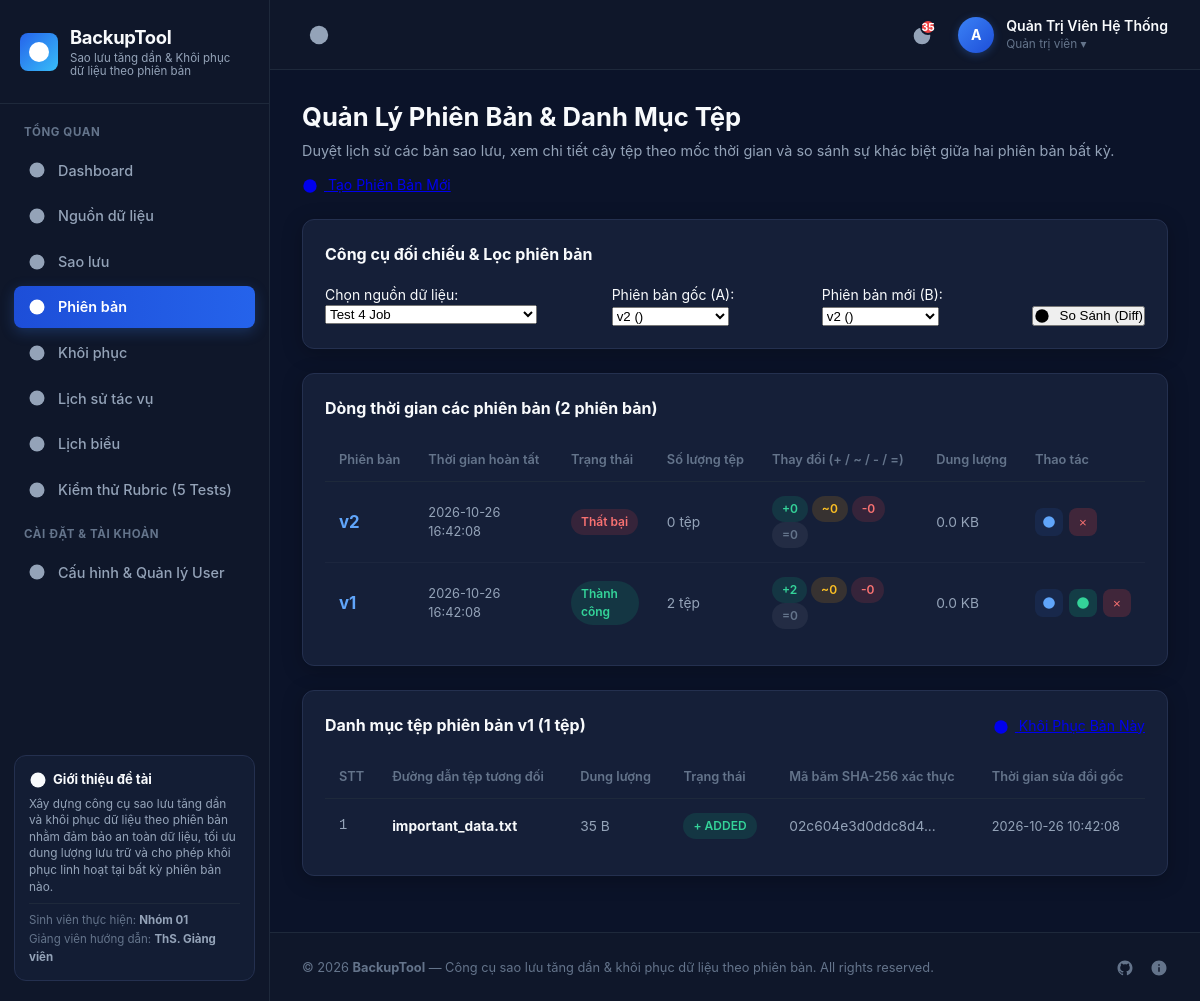
Page /versions.php?version_id=64 (signed in) on the committed database.
### tables this page shows
CREATE TABLE IF NOT EXISTS `users` (
    `id` INT AUTO_INCREMENT PRIMARY KEY,
    `username` VARCHAR(50) NOT NULL UNIQUE,
    `email` VARCHAR(150) NOT NULL UNIQUE,
    `password_hash` VARCHAR(255) NOT NULL,
    `full_name` VARCHAR(100) NOT NULL,
    `role` ENUM('ADMIN', 'OPERATOR', 'VIEWER') DEFAULT 'OPERATOR',
    `avatar` VARCHAR(255) NULL,
    `created_at` DATETIME DEFAULT CURRENT_TIMESTAMP,
    `last_login` DATETIME NULL,
    `status` ENUM('ACTIVE', 'SUSPENDED') DEFAULT 'ACTIVE',
    INDEX `idx_users_username` (`username`),
    INDEX `idx_users_email` (`email`)
);

CREATE TABLE IF NOT EXISTS `versions` (
    `id` INT AUTO_INCREMENT PRIMARY KEY,
    `job_id` INT NOT NULL,
    `version_number` INT UNSIGNED NOT NULL,
    `status` ENUM('IN_PROGRESS', 'COMPLETED', 'FAILED') DEFAULT 'IN_PROGRESS',
    `total_files` INT UNSIGNED DEFAULT 0,
    `total_bytes` BIGINT UNSIGNED DEFAULT 0,
    `added_count` INT UNSIGNED DEFAULT 0,
    `modified_count` INT UNSIGNED DEFAULT 0,
    `deleted_count` INT UNSIGNED DEFAULT 0,
    `unchanged_count` INT UNSIGNED DEFAULT 0,
    `started_at` DATETIME DEFAULT CURRENT_TIMESTAMP,
    `completed_at` DATETIME NULL,
    FOREIGN KEY (`job_id`) REFERENCES `backup_jobs`(`id`) ON DELETE CASCADE,
    INDEX `idx_versions_job_status` (`job_id`, `status`)
);

CREATE TABLE IF NOT EXISTS `entries` (
    `id` INT AUTO_INCREMENT PRIMARY KEY,
    `version_id` INT NOT NULL,
    `object_id` INT NULL,
    `relative_path` VARCHAR(500) NOT NULL,
    `file_size` BIGINT UNSIGNED DEFAULT 0,
    `file_mtime` VARCHAR(30) NULL,
    `change_type` ENUM('ADDED', 'MODIFIED', 'DELETED', 'UNCHANGED') NOT NULL,
    `verified_hash` CHAR(64) NULL,
    FOREIGN KEY (`version_id`) REFERENCES `versions`(`id`) ON DELETE CASCADE,
    FOREIGN KEY (`object_id`) REFERENCES `objects`(`id`) ON DELETE SET NULL,
    INDEX `idx_entries_version` (`version_id`),
    INDEX `idx_entries_path` (`relative_path`(191))
);

### versions.php (the view, shortened to what the rows shown need)
<?php
require_once __DIR__ . '/core/Icons.php';
require_once __DIR__ . '/core/Auth.php';
$pdo = Database::getConnection();
$jobsStmt = $pdo->query("SELECT * FROM `backup_jobs` ORDER BY id DESC");
$allJobs = $jobsStmt->fetchAll();
$jobId = (int)($_GET['job_id'] ?? ($allJobs[0]['id'] ?? 0));
$versionId = (int)($_GET['version_id'] ?? 0);
$versionsQuery = "SELECT v.*, j.name as job_name FROM `versions` v JOIN `backup_jobs` j ON v.job_id = j.id";
if ($jobId > 0) {
    $versionsQuery .= " WHERE v.job_id = {$jobId}";
}
$versionsQuery .= " ORDER BY v.version_number DESC";
$versions = $pdo->query($versionsQuery)->fetchAll();
$selectedVersion = null;
$entries = [];
if ($versionId > 0) {
    $stmtVer = $pdo->prepare("SELECT v.*, j.name as job_name FROM `versions` v JOIN `backup_jobs` j ON v.job_id = j.id WHERE v.id = ?");
    $stmtVer->execute([$versionId]);
    $selectedVersion = $stmtVer->fetch();
    $stmtEntries = $pdo->prepare("
        SELECT e.*, o.storage_path
        FROM `entries` e
        LEFT JOIN `objects` o ON e.object_id = o.id
        WHERE e.version_id = ?
        ORDER BY e.relative_path ASC
    ");
    $stmtEntries->execute([$versionId]);
    $entries = $stmtEntries->fetchAll();
}
require_once __DIR__ . '/views/header.php';
?>
<div style="margin-bottom: 24px; display: flex; align-items: center; justify-content: space-between; flex-wrap: wrap; gap: 12px;">
    <div>
        <h1 style="font-size: 1.6rem; font-weight: 700; color: var(--text-main);">
            Quản Lý Phiên Bản & Danh Mục Tệp
        </h1>
    </div>
</div>
<div class="dashboard-card" style="margin-bottom: 24px;">
    <div class="table-responsive">
        <table class="custom-table">
            <thead>
                <tr>
                    <th>Phiên bản</th>
                    <th>Thời gian hoàn tất</th>
                    <th>Trạng thái</th>
                    <th>Số lượng tệp</th>
                    <th>Thay đổi (+ / ~ / - / =)</th>
                    <th>Dung lượng</th>
                    <th>Thao tác</th>
                </tr>
            </thead>
            <tbody>
                <?php if (empty($versions)): ?>
                    <tr><td colspan="7" style="text-align: center; padding: 24px; color: var(--text-dim);">Chưa có phiên bản nào cho nguồn dữ liệu này.</td></tr>
                <?php else: ?>
                    <?php foreach ($versions as $v): ?>
                    <tr style="<?= ($v['id'] == $versionId) ? 'background-color: rgba(59, 130, 246, 0.1);' : '' ?>">
                        <td>
                            <strong style="color: #60a5fa; font-size: 1.05rem;">v<?= $v['version_number'] ?></strong>
                        </td>
                        <td style="font-size: 0.8rem;"><?= htmlspecialchars($v['completed_at'] ?? $v['started_at']) ?></td>
                        <td>
                            <?php if ($v['status'] === 'COMPLETED'): ?>
                                <span class="pill-badge success">Thành công</span>
                            <?php elseif ($v['status'] === 'IN_PROGRESS'): ?>
                                <span class="pill-badge warning">Đang chạy</span>
                            <?php else: ?>
                                <span class="pill-badge danger">Thất bại</span>
                            <?php endif; ?>
                        </td>
                        <td><?= number_format((int)$v['total_files']) ?> tệp</td>
                        <td>
                            <span class="pill-badge success">+<?= $v['added_count'] ?></span>
                            <span class="pill-badge warning">~<?= $v['modified_count'] ?></span>
                            <span class="pill-badge danger">-<?= $v['deleted_count'] ?></span>
                            <span class="pill-badge" style="background: rgba(255,255,255,0.06); color: var(--text-dim);">=<?= $v['unchanged_count'] ?></span>
                        </td>
                        <td><?= number_format((int)$v['total_bytes'] / 1024, 1) ?> KB</td>
                        <td>
                            <div class="action-btns">
                                <a href="versions.php?job_id=<?= $jobId ?>&version_id=<?= $v['id'] ?>" class="icon-action-btn" title="Xem danh mục tệp">
                                    <?= Icons::get('eye') ?>
                                </a>
                                <?php if ($v['status'] === 'COMPLETED'): ?>
                                <a href="restore.php?version_id=<?= $v['id'] ?>" class="icon-action-btn" title="Khôi phục phiên bản này" style="background-color: rgba(16, 185, 129, 0.2); color: #34d399;">
                                    <?= Icons::get('restore') ?>
                                </a>
                                <?php endif; ?>
                                <form action="versions.php?job_id=<?= $jobId ?>" method="POST" style="display: inline;" onsubmit="return confirm('Bạn có chắc chắn muốn xóa bản ghi phiên bản này?');">
                                    <button type="submit" class="icon-action-btn" title="Xóa phiên bản" style="background-color: rgba(239, 68, 68, 0.2); color: #f87171;">
                                        &times;
                                    </button>
                                </form>
                            </div>
                        </td>
                    </tr>
                    <?php endforeach; ?>
                <?php endif; ?>
            </tbody>
        </table>
    </div>
</div>
<?php if ($selectedVersion): ?>
<div class="dashboard-card">
    <div class="card-title-group">
        <div class="card-heading">
            Danh mục tệp phiên bản v<?= $selectedVersion['version_number'] ?> (<?= count($entries) ?> tệp)
        </div>
        <div>
            <a href="restore.php?version_id=<?= $selectedVersion['id'] ?>" class="btn btn-primary btn-sm">
                <?= Icons::get('restore') ?>
                <span>Khôi Phục Bản Này</span>
            </a>
        </div>
    </div>
    <div class="table-responsive">
        <table class="custom-table">
            <thead>
                <tr>
                    <th style="width: 50px;">STT</th>
                    <th>Đường dẫn tệp tương đối</th>
                    <th>Dung lượng</th>
                    <th>Trạng thái</th>
                    <th>Mã băm SHA-256 xác thực</th>
                    <th>Thời gian sửa đổi gốc</th>
                </tr>
            </thead>
            <tbody>
                <?php $idx = 1; foreach ($entries as $e): ?>
                <tr>
                    <td class="table-id"><?= $idx++ ?></td>
                    <td><strong style="color: var(--text-main);"><?= htmlspecialchars($e['relative_path']) ?></strong></td>
                    <td><?= number_format((int)$e['file_size']) ?> B</td>
                    <td>
                        <?php if ($e['change_type'] === 'ADDED'): ?>
                            <span class="pill-badge success">+ ADDED</span>
                        <?php elseif ($e['change_type'] === 'MODIFIED'): ?>
                            <span class="pill-badge warning">~ MODIFIED</span>
                        <?php elseif ($e['change_type'] === 'DELETED'): ?>
                            <span class="pill-badge danger">- DELETED</span>
                        <?php else: ?>
                            <span class="pill-badge" style="background: rgba(255,255,255,0.06); color: var(--text-dim);">= UNCHANGED</span>
                        <?php endif; ?>
                    </td>
                    <td>
                        <?php if ($e['verified_hash']): ?>
                            <span class="code-pill" title="<?= htmlspecialchars($e['verified_hash']) ?>"><?= substr($e['verified_hash'], 0, 16) ?>...</span>
                        <?php else: ?>
                            <span style="color: var(--text-dim);">(Không có)</span>
                        <?php endif; ?>
                    </td>
                    <td style="font-size: 0.8rem;"><?= htmlspecialchars($e['file_mtime'] ?? '') ?></td>
                </tr>
                <?php endforeach; ?>
            </tbody>
        </table>
    </div>
</div>
<?php endif; ?>
<?php require_once __DIR__ . '/views/footer.php'; ?>

### views/header.php (shortened to what the rows shown need)
<?php
require_once __DIR__ . '/../core/Icons.php';
require_once __DIR__ . '/../core/Auth.php';
$currentUser = Auth::user();
?>
<!DOCTYPE html>
<html lang="vi">
<head>
    <link rel="stylesheet" href="public/css/style.css">
</head>
<body>
<div class="app-container">
    <aside class="sidebar" id="appSidebar">
        <div class="sidebar-header">
            <div class="sidebar-logo-text">
                <h2>BackupTool</h2>
            </div>
        </div>
    </aside>
    <div class="main-content">
        <header class="topbar">
            <div class="topbar-right">
                <div class="user-dropdown-container" style="position: relative;">
                    <div class="user-profile" id="userMenuToggleBtn" style="cursor: pointer; user-select: none;">
                        <div class="user-avatar" style="background: <?= (($currentUser['role'] ?? '') === 'ADMIN') ? 'linear-gradient(135deg, #3b82f6, #1d4ed8)' : 'linear-gradient(135deg, #10b981, #059669)' ?>;">
                            <?= htmlspecialchars(strtoupper(substr($currentUser['username'] ?? 'U', 0, 1))) ?>
                        </div>
                        <div class="user-details">
                            <span class="user-name"><?= htmlspecialchars($currentUser['full_name'] ?? $currentUser['username'] ?? 'User') ?></span>
                            <span class="user-role"><?= (($currentUser['role'] ?? '') === 'ADMIN') ? 'Quản trị viên ▾' : 'Nhân viên vận hành ▾' ?></span>
                        </div>
                    </div>
                </div>
            </div>
        </header>
        <div class="page-body">

### core/Icons.php (shortened to what the rows shown need)
<?php
class Icons {
    public static function get(string $name, string $class = ''): string {
        $rawSvg = $icons[$name] ?? '<svg viewBox="0 0 24 24"><circle cx="12" cy="12" r="10"/></svg>';
        $svg = str_replace('<svg ', '<svg width="18" height="18" fill="currentColor" style="display:inline-block;vertical-align:middle;flex-shrink:0;" ', $rawSvg);
        return $svg;
    }
}

### rows in the picture
users: username "A", full_name "Quản Trị Viên Hệ Thống"
versions: version_number "2", started_at "2026-10-26 16:42:08", status "Thất bại", total_files "0", added_count "0", modified_count "0", deleted_count "0", unchanged_count "0", (int)$v['total_bytes']/1024 "0.0"
versions: version_number "1", completed_at "2026-10-26 16:42:08", status "Thành công", total_files "2", added_count "2", modified_count "0", deleted_count "0", unchanged_count "0", (int)$v['total_bytes']/1024 "0.0"
versions: version_number "1"
entries: relative_path "important_data.txt", file_size "35", change_type "+ ADDED", verified_hash "02c604e3d0ddc8d4", file_mtime "2026-10-26 10:42:08"

### other values in the picture
min($warningCount, 99) "35"
count($versions) "2"
count($entries) "1"
form field job_id "Test 4 Job"
